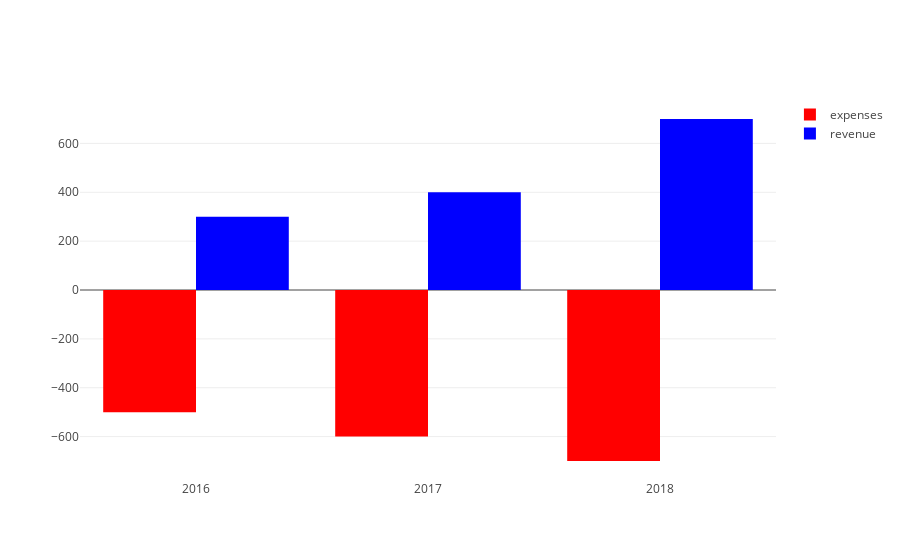

Notebook source saved alongside this figure:
### Markdown cell above
# Customizing Individual Bar Base

### Code cell
trace0 = go.Bar(
    x = ['2016', '2017', '2018'],
    y = [500, 600, 700],
    base = [-500, -600, -700],
    marker = dict(color = 'red'),
    name = 'expenses'
)
trace1 = go.Bar(
    x = ['2016', '2017', '2018'],
    y = [300, 400, 700],
    base = 0,
    marker = dict(color = 'blue'),
    name = 'revenue'
)
plotly.offline.iplot([trace0, trace1], filename='base-bar')

### Figure 1 — Plotly figure (JSON) as saved in the notebook; plotly's stock layout.template omitted (floating-point values rounded to 4 significant figures)
{"data": [{"base": [-500, -600, -700], "marker": {"color": "red"}, "name": "expenses", "type": "bar", "uid": "6a8f3917-403b-4ad4-9313-62712ddeda2e", "x": ["2016", "2017", "2018"], "y": [500, 600, 700]}, {"base": 0, "marker": {"color": "blue"}, "name": "revenue", "type": "bar", "uid": "dd558aae-fe0d-4220-939c-064bb9154d2f", "x": ["2016", "2017", "2018"], "y": [300, 400, 700]}], "layout": {}}
